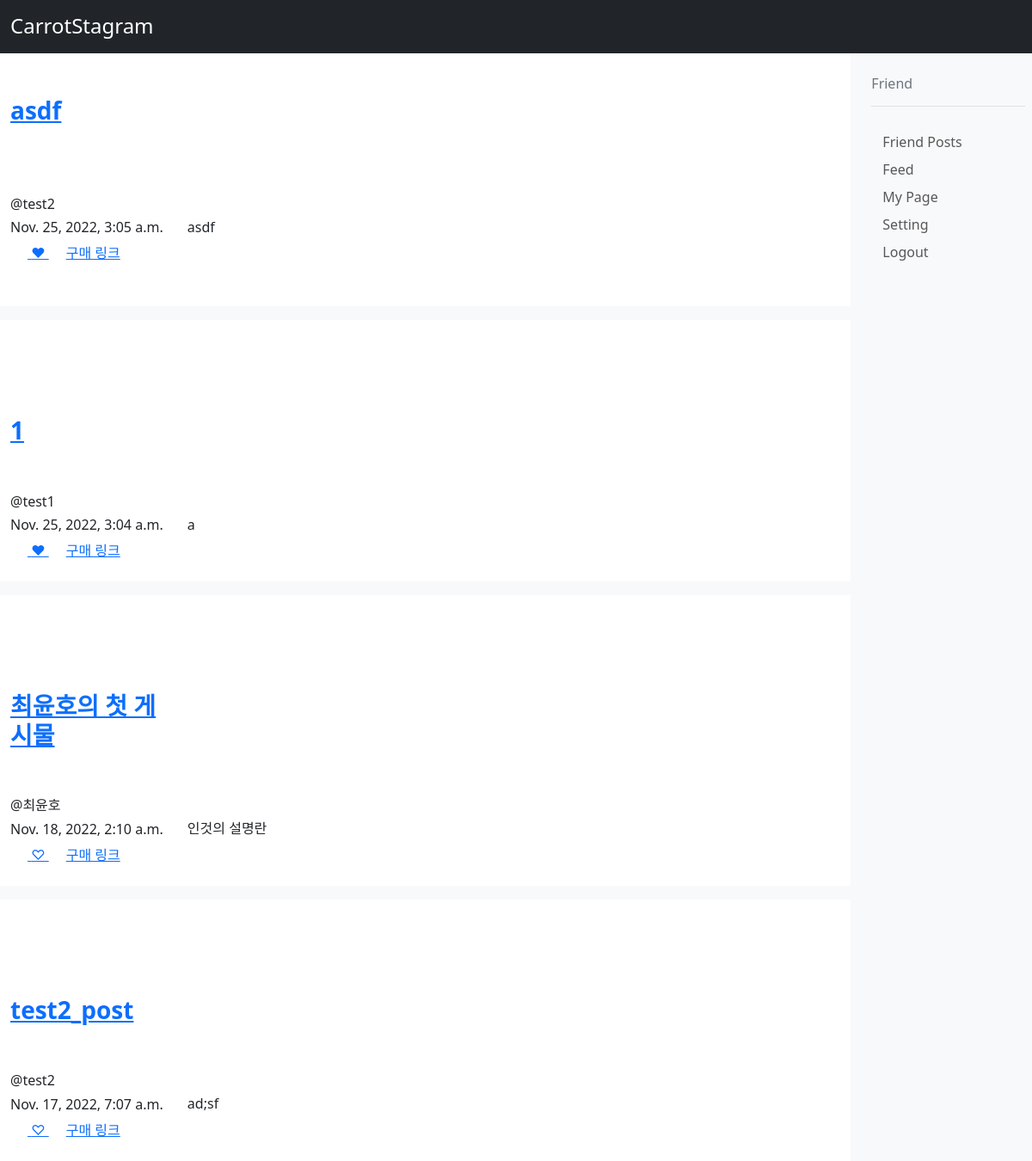
Screenshot of /carrotstagram/friend/ (signed in) with the database file from the repository.
### carrotStagram/models.py (models this page shows, shortened)
class Post(models.Model):
    name = models.CharField(max_length=50)
    description = models.TextField()
    link = models.URLField(max_length=200, blank = True)
    uploader = models.ForeignKey(Account, on_delete=models.CASCADE)
    created_dt = models.DateTimeField(auto_now_add = True)
    modified_dt = models.DateTimeField(auto_now = True)

class Account(models.Model):
    name = models.CharField(max_length=50, unique=True)
    description = models.CharField(max_length=100)
    follows = models.ManyToManyField('self', blank = True, symmetrical=False, related_name='followers')
    password = models.CharField(max_length=50, blank = False, default='0000')

### carrotStagram/views.py (the view)
# urls.py: path('friend/', FriendView.as_view() , name='friend'),
class FriendView(TemplateView):
    template_name = 'carrotStagram/friend.html'
    def get(self, request, *args, **kwargs):
        if 'user' not in request.session.keys():
            return HttpResponseRedirect(reverse('carrotstagram:login'))
        ret = super().get(request, *args, **kwargs)
        return ret
    def get_context_data(self, **kwargs):
        context = super().get_context_data(**kwargs)
        account = get_account_info(self.request)
        posts = []
        for follow_account in account.follows.all():
            for post in follow_account.post_set.all():
                post.notliked = postnotliked(post, account)
                posts.append(post)
        posts = sorted(posts, key=(lambda post : post.modified_dt))
        posts = posts[-1::-1]
        context['posts'] = posts
        return context

### carrotStagram/views.py (called while the page is built)
def get_account_info(request):
    id = request.session['user']
    return Account.objects.get(pk = id)

def postnotliked(post, account):
    likes = post.likes_set.all()
    if likes.count() == 0:
        return True
    elif account in likes[0].people.all():
        return False
    return True

### carrotStagram/templates/carrotStagram/friend.html (shortened to what this page needs)
{% extends 'carrotBase.html' %}
{%block title%}
Friend
{%endblock%}
{% block content %}
{{ block.super }}
{% endblock %}

### templates/carrotBase.html (shortened to what this page needs)
<!doctype html>
<html lang="en">
  <head>
  </head>
  <body class="bg-light">
<header class="bd-header bg-dark py-3 d-flex align-items-stretch border-bottom border-dark">
  <div class="container-fluid d-flex align-items-center">
    <h1 class="d-flex align-items-center fs-4 text-white mb-0">
      CarrotStagram
    </h1>
  </div>
</header>
<aside class="bd-aside sticky-xl-top text-muted align-self-start mb-3 mb-xl-5 px-2">
  <h2 class="h6 pt-4 pb-3 mb-4 border-bottom">{% block title %} {%  endblock %}</h2>
<a class="d-inline-flex align-items-center rounded text-decoration-none" href="{% url 'carrotstagram:friend' %}">Friend Posts</a><br>
<a class="d-inline-flex align-items-center rounded text-decoration-none" href="{% url 'carrotstagram:feed' %}">Feed</a><br>
<a class="d-inline-flex align-items-center rounded text-decoration-none" href="{% url 'carrotstagram:mypage' %}">My Page</a><br>
<a class="d-inline-flex align-items-center rounded text-decoration-none" href="{% url 'carrotstagram:setting' %}">Setting</a><br>
<a class="d-inline-flex align-items-center rounded text-decoration-none" href="{% url 'carrotstagram:logout' %}">Logout</a>
</aside>
{% block content %}
{% for post in posts %}
    <div class="bd-cheatsheet container-fluid bg-body">
    <section id="content">
        <h3 class="sticky-xl-top fw-bold pt-3 pt-xl-5 pb-2 pb-xl-3"><a href="{% url 'carrotstagram:postdetail' post.pk %}">{{ post.name }}</a></h3>
            <article class="my-3" id="typography">
                 <div class="bd-heading sticky-xl-top align-self-start mt-5 mb-3 mt-xl-0 mb-xl-2">
                     <h6>@{{ post.uploader.name }} </h6>
                     <h6>{{ post.modified_dt }}</h6>
                     <a href="{% url 'carrotstagram:post_like' post.pk %}?next={{ request.path }}">
                     {% if post.notliked %}♡
                     {% else %}♥
                         {%  endif %}
                     </a>
                    <a href="{{ post.link }}">구매 링크</a>
                </div>
                <div>
                    <div>
                        <br>
                        {{ post.description }}
                    </div>
                </div>
            </article>
    </section>
    </div>
    {% endfor %}
{% endblock %}
  </body>
</html>

### rows the page displays
Post: name "asdf", uploader.name "test2", modified_dt "Nov. 25, 2022, 3:05 a.m.", description "asdf"
Post: name "1", uploader.name "test1", modified_dt "Nov. 25, 2022, 3:04 a.m.", description "a"
Post: name "최윤호의 첫 게시물", uploader.name "최윤호", modified_dt "Nov. 18, 2022, 2:10 a.m.", description "인것의 설명란"
Post: name "test2_post", uploader.name "test2", modified_dt "Nov. 17, 2022, 7:07 a.m.", description "ad;sf"
